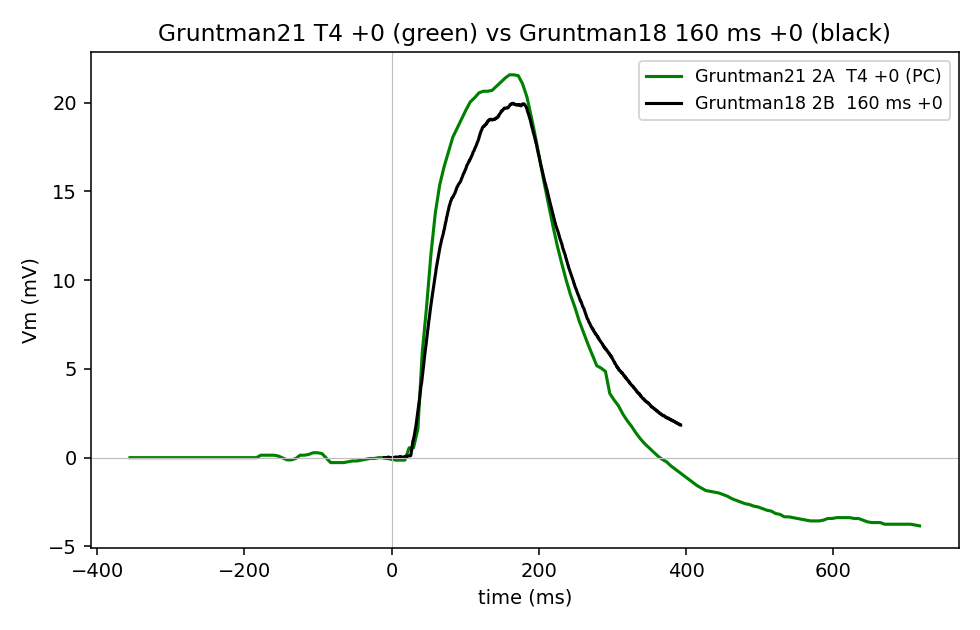

Recreate this plot in Python.
#!/usr/bin/env python3
"""Overlay Gruntman21 T4 +0 (green) with Gruntman18 160 ms +0 (black).

Outputs
-------
    gruntman18_gruntman21_overlay.png

Run:  ../.venv/bin/python gruntman18_gruntman21_overlay.py
"""

from __future__ import annotations

from pathlib import Path

import matplotlib

matplotlib.use("Agg")
import matplotlib.pyplot as plt
import pandas as pd

HERE = Path(__file__).resolve().parent
ROOT = HERE.parent
G21_CSV = ROOT / "gruntman21" / "2a_digitized.csv"
G18_CSV = ROOT / "gruntman18" / "2b_digitized.csv"
OUT_PNG = HERE / "gruntman18_gruntman21_overlay.png"


def main() -> int:
    g21 = pd.read_csv(G21_CSV)
    g18 = pd.read_csv(G18_CSV)

    t4 = g21[(g21.cell_type == "T4") & (g21.position == 0) & (g21.color == "green")]
    flash = g18[
        (g18.flash_duration_ms == 160)
        & (g18.position_idx == 0)
        & (g18.color == "black")
    ]
    if t4.empty or flash.empty:
        raise SystemExit("missing requested traces in digitized CSVs")

    fig, ax = plt.subplots(figsize=(7, 4.5))
    ax.plot(
        t4.time_ms.to_numpy(float),
        t4.vm_mv.to_numpy(float),
        color="green",
        lw=1.6,
        label="Gruntman21 2A  T4 +0 (PC)",
    )
    ax.plot(
        flash.time_ms.to_numpy(float),
        flash.vm_mv.to_numpy(float),
        color="black",
        lw=1.6,
        label="Gruntman18 2B  160 ms +0",
    )
    ax.axhline(0, color="0.75", lw=0.6)
    ax.axvline(0, color="0.75", lw=0.6)
    ax.set_xlabel("time (ms)")
    ax.set_ylabel("Vm (mV)")
    ax.set_title("Gruntman21 T4 +0 (green) vs Gruntman18 160 ms +0 (black)")
    ax.legend(fontsize=9, loc="best")
    fig.tight_layout()
    fig.savefig(OUT_PNG, dpi=140)
    plt.close(fig)
    print(f"wrote {OUT_PNG}")
    return 0


if __name__ == "__main__":
    raise SystemExit(main())
